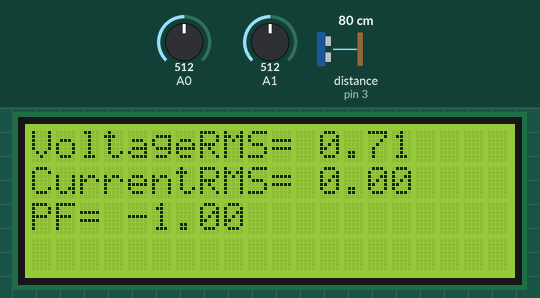
The sketch below on a simulated Arduino Uno, built with avr-gcc and run on an emulated ATmega328P. Parts: 20×4 character LCD. Wiring (inferred from the names in the program): range finder with pulse-width output: data pin 3. The test bench sets the inputs (shaded band); at power-on: A1 = 512, A0 = 512, distance to the obstacle (sensor on pin 3) 80 cm. The echo pulse lasts 58.3 µs per cm.

Above: at 1.2 s.
1.3 s: A1 set to 716
At 1.9 s:
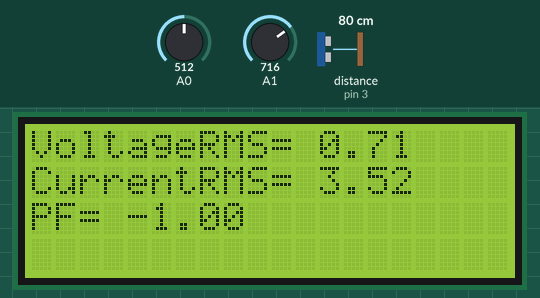
3.5 s: A1 set to 900
At 4.1 s:
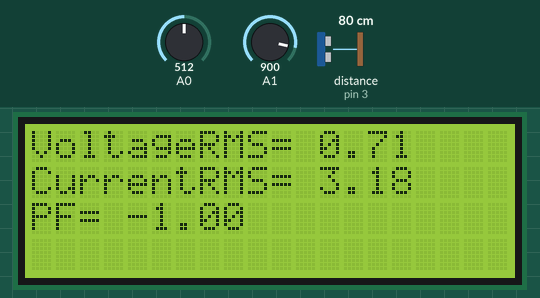
5.8 s: A1 set to 1023
At 6.4 s:
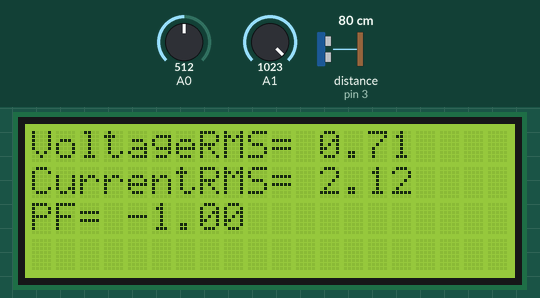
Timing chart, 0 to 8.8 s (numbered marks = the images above; inputs shaded):
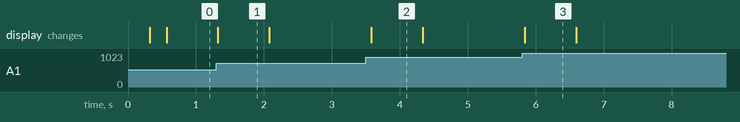

The sketch:

SinglePhaseSketch.ino
```cpp
#include<LiquidCrystal.h>
#include"ACmeter.h"
#include"errorhandling.h"
#include"PF_meter.h"
LiquidCrystal lcd(8,9,10,11,12,13);
const int CS_channel=A1;
const int VS_channel=A0;
const int xor_pin=3;
const int frequency=50;
const int CS_sensitivity=100.0;
double sensed_rms;
double amps_rms;
const float r_const=11.00;// r4/(r1+r4)
const float t_const =19.17;// vsec*(lprim/lsec)^(1/2)
double volt_at_divider;
double volt_at_sec;
double volt_at_prim;
float error;
void setup(){
  lcd.begin(20,4);
  lcd.setCursor(0,0);
  lcd.print("VoltageRMS=");
  lcd.setCursor(0,1);
  lcd.print("CurrentRMS=");
  lcd.setCursor(0,2);
  lcd.print("PF=");
}
void loop(){
  AcMeter a;
  AcMeter b;
  PfMeter p;
  ErrorHandling e;
  lcd.setCursor(12,0);
  volt_at_divider=a.getRMS(VS_channel);
  volt_at_sec=r_const*volt_at_divider;
  volt_at_prim=t_const*volt_at_sec;
  error=e.error(volt_at_prim);
  lcd.print(volt_at_prim+error);
  lcd.setCursor(12,1);
  sensed_rms=b.getRMS(CS_channel)*1000.0/CS_sensitivity;
  amps_rms=sensed_rms/2.0;
  lcd.print(amps_rms);
  lcd.setCursor(4,2);
  lcd.print(p.getPf(xor_pin,frequency));
  delay(250);
}
```

ACmeter.h
```cpp
#ifndef ACMETER_H
#define ACMETER_H

class AcMeter
{
  double result;
  int readValue;
  int maxValue = 0;
  int minValue = 1024;
  public:

  double getPeak(int channelName);
  double getRMS(int channelName);

};

double AcMeter::getPeak(int channelName){
    uint32_t start_time = millis();
    while((millis()-start_time) < 250){
      readValue = analogRead(channelName);
      if (readValue > maxValue){
        maxValue = readValue;
      }
      if (readValue < minValue){
        minValue = readValue;
      }
    }
    result = ((maxValue - minValue) * 5.0)/1024.0;
    return result;
}
double AcMeter::getRMS(int channelName){

    return(getPeak(channelName)*0.707);

}

#endif
```

PF_meter.h
```cpp
#ifndef PFMETER_H
#define PFMETER_H

class PfMeter
{
  uint32_t time_delay;
  uint32_t time_delay_max = 0;
  float phase_angle;
  float pf;
  public:
  float getTimeDelay(int channel_name);
  float getPhaseAngle(int channel_name,int frequency);
  float getPf(int channel_name,int frequency);
};

float PfMeter::getTimeDelay(int channel_name){

   int i=0;
   while(i<5){
    time_delay=pulseIn(channel_name,HIGH,0);
    if (time_delay>time_delay_max){
      time_delay_max=time_delay;
    }
    i++;
   }
   float tdm=time_delay_max/1000.00;
   time_delay_max=0;
   return tdm;//Return value in millisecond
}
float PfMeter::getPhaseAngle(int channel_name,int frequency){
   phase_angle=getTimeDelay(channel_name)*frequency*360.00*1E-3;
   return(phase_angle);
}
float PfMeter::getPf(int channel_name,int frequency){
   pf=cos(getPhaseAngle(channel_name,frequency)*0.0175);//conversion of degree to radian
   if(phase_angle<=90){
    return(-pf);
   }
   else{
    return(pf);
   }
}


#endif
```

errorhandling.h
```cpp
#ifndef ERRORHANDLING_H
#define ERRORHANDLING_H

class ErrorHandling{
  float e;
  public:
  float error(double x){

  if(x<=1){
    e=0.71;
  }
   else if(x<=2.12){
    e=1.39;
  }
   else if(x<=3.53){
    e=1.35;
  }
   else if(x<=7.07){
    e=2.7;
  }
   else if(x<=10.6){
    e=4.05;
  }
   else if(x<=14.1){
    e=4.64;
  }
  else if(x<=12.8){
    e=4.9;
  }
  else if(x<=28.39){
    e=6.91;
  }
  else if(x<=45.13){
    e=7.87;
  }
  else if(x<=62.18){
    e=8.62;
  }
  else if(x<=78.62){
    e=9.38;
  }
  else if(x<=96.09){
    e=9.91;
  }
  else if(x<=112.83){
    e=10.17;
  }
  else if(x<=129.58){
    e=11.42;
  }
  else if(x<=147.05){
    e=10.95;
  }
  else if(x<=164.52){
    e=11.48;
  }
  else if(x<=180.53){
    e=12.47;
  }
  else if(x<=198.73){
    e=12.27;
  }
  else if(x<=217.2){
    e=12.8;
  }
  return e;
}
};
#endif
```

Measured:
- after the input at 1.3 s, the display: changes at once (image 1)
- after the input at 3.5 s, the display: changes after 0.08 s (image 2)
- after the input at 5.8 s, the display: changes at once (image 3)
- what the display in image 1 shows lasts 0.8 s, from 1.3 s to 2.1 s
